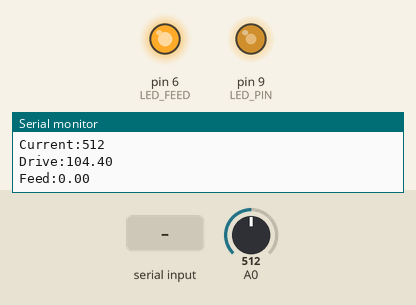
Bench run of a sketch on a simulated Arduino Uno, built with avr-gcc and run on an emulated ATmega328P. Shown: output pins drawn as LEDs (lit = HIGH), the last lines printed to the serial monitor. The inputs (shaded band) are chosen by the test bench; at power-on: A0 = 512.

Above: at 1.08 s.
1.3 s: A0 set to 269
4.3 s: A0 set to 255
At 5.3 s:
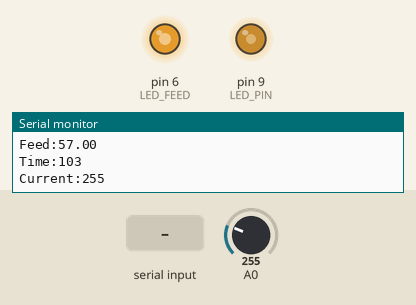
7.3 s: "u" received over Serial
10.3 s: "l" received over Serial
At 11.4 s:
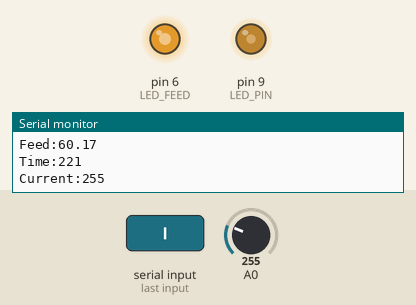
13.3 s: A0 set to 511
At 15.43 s:
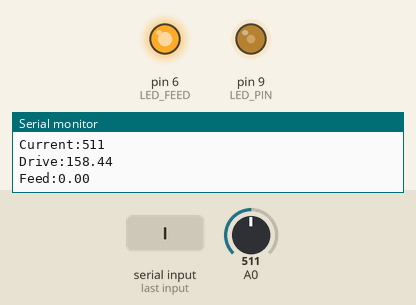
16.3 s: A0 set to 0
At 17.63 s:
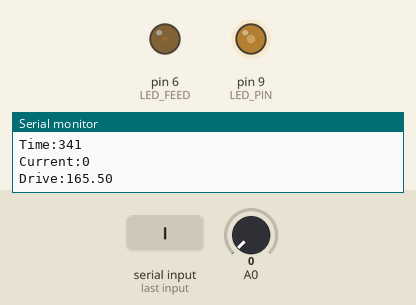
Timing chart, 0 to 29.7 s (numbered marks = the images above; inputs shaded):
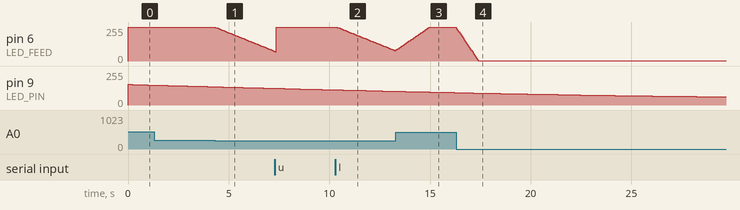

Measured:
- the behaviour switches between 256 and 255 on A0 (found by bisection; images 0 and 1)
- after the input at 4.3 s, pin 6 (LED_FEED): moves from 255/255 to 71/255 over 3.0 s, starting after 0.05 s
- after the input at 10.3 s, pin 6 (LED_FEED): moves from 255/255 to 77/255 over 2.9 s, starting after 0.10 s
- after the input at 16.3 s, pin 6 (LED_FEED): moves from 255/255 to 1/255 over 1.1 s, starting at once

The sketch:

sketch_dec20b.ino
```cpp
#define LED_PIN 9
#define LED_FEED 6

int time;
double feedVal;
double driveVal;
double fixVal;
double feedSpeed;
int lock;
double feeding;

void setup(){
  Serial.begin(9600);
  pinMode(LED_PIN,OUTPUT);
  pinMode(LED_FEED,OUTPUT);
  time=0;
  driveVal=0;
  feedVal=0;
  fixVal=350;
  lock=1;
  feedSpeed=30;
}

void loop(){
  int val = analogRead(A0);

  time++;
  if(time>=10000)time=0;

  driveVal = sin(time/3000.0*2*PI)*100+100;

  if(lock==1){
    feeding = abs(val-fixVal)/feedSpeed;
    if(val>fixVal) { if(val>0) feedVal-=feeding;}
    else {if(val<256) feedVal+=feeding;}
  }


  driveVal = driveVal<0?0:driveVal;
  driveVal = driveVal>254?254:driveVal;
  feedVal = feedVal<0?0:feedVal;
  feedVal = feedVal>254?254:feedVal;

  analogWrite(LED_PIN,255-driveVal);
  if(lock==0){
    analogWrite(LED_FEED,255);
  }else{
    analogWrite(LED_FEED,255-feedVal);
  }

  if(time%1==0){
    Serial.print("Time:");
    Serial.println(time);
    Serial.print("Current:");
    Serial.println(val);
    Serial.print("Drive:");
    Serial.println(driveVal);
    Serial.print("Feed:");
    Serial.println(feedVal);
  }
  if(Serial.available()>0){
    char ch = Serial.read();
    if(ch=='l'){
      lock=1;
    }
    if(ch=='u'){
      lock=0;
      feedVal=0;
    }
  }

  delay(50);
}
```
